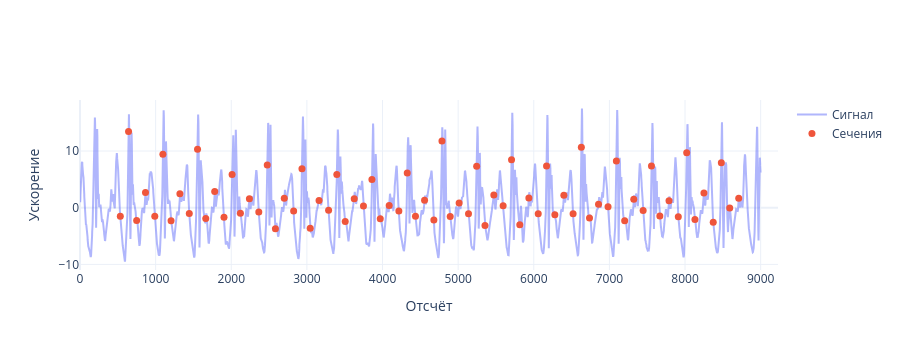

Notebook code cell kept with this figure:
### Code cell
indexes_init = indexes + WINDOW - 1
fig = go.Figure()
fig.add_scatter(y=x_acc, mode='lines', name='Сигнал', opacity=0.5)
fig.add_scatter(x=indexes_init, y=x_acc[indexes_init],
                mode='markers', marker_size=7, name='Сечения')
fig.update_layout(template='plotly_white', height=350,
                  xaxis_title='Отсчёт', yaxis_title='Ускорение')
fig.show()

### Figure 1 — Plotly figure (JSON) as saved in the notebook; plotly's stock layout.template omitted (floating-point values rounded to 4 significant figures; data arrays with more than 128 entries replaced by an {"elided": "..."} marker saying what was removed)
{"data": [{"mode": "lines", "name": "Сигнал", "opacity": 0.5, "type": "scatter", "y": {"elided": "9000 float values"}}, {"marker": {"size": 7}, "mode": "markers", "name": "Сечения", "type": "scatter", "x": [533, 642, 749, 866, 989, 1096, 1204, 1321, 1445, 1554, 1663, 1781, 1904, 2011, 2121, 2240, 2364, 2476, 2584, 2701, 2825, 2935, 3044, 3161, 3287, 3396, 3507, 3626, 3748, 3860, 3970, 4088, 4216, 4327, 4436, 4556, 4679, 4786, 4895, 5013, 5137, 5245, 5355, 5472, 5595, 5706, 5815, 5935, 6059, 6169, 6279, 6398, 6520, 6629, 6737, 6856, 6982, 7092, 7202, 7322, 7446, 7556, 7667, 7788, 7911, 8022, 8131, 8250, 8373, 8480, 8591, 8710], "y": [-1.522, 13.42, -2.243, 2.697, -1.49, 9.442, -2.323, 2.456, -1.041, 10.31, -1.92, 2.864, -1.68, 5.842, -1.002, 1.57, -0.779, 7.512, -3.701, 1.645, -0.5986, 6.865, -3.647, 1.252, -0.4605, 5.842, -2.431, 1.587, 0.3017, 4.972, -1.956, 0.384, -0.5727, 6.119, -1.509, 1.307, -2.154, 11.77, -1.548, 0.8257, -1.058, 7.324, -3.146, 2.235, 0.3574, 8.461, -2.996, 1.73, -1.086, 7.347, -1.26, 2.215, -1.055, 10.68, -1.801, 0.6006, 0.1691, 8.243, -2.321, 1.473, -0.4741, 7.342, -1.444, 1.204, -1.587, 9.677, -2.061, 2.602, -2.556, 7.906, -0.03282, 1.679]}], "layout": {"height": 350, "xaxis": {"title": {"text": "Отсчёт"}}, "yaxis": {"title": {"text": "Ускорение"}}}}
